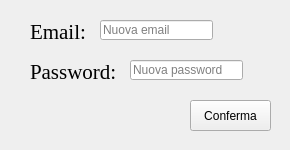
<?xml version="1.0" encoding="UTF-8"?>
<ui version="4.0">
 <class>VistaAggiornaUtente</class>
 <widget class="QWidget" name="VistaAggiornaUtente">
  <property name="geometry">
   <rect>
    <x>0</x>
    <y>0</y>
    <width>290</width>
    <height>150</height>
   </rect>
  </property>
  <property name="windowTitle">
   <string>Form</string>
  </property>
  <widget class="QLabel" name="label_1">
   <property name="geometry">
    <rect>
     <x>30</x>
     <y>20</y>
     <width>82</width>
     <height>23</height>
    </rect>
   </property>
   <property name="font">
    <font>
     <family>Times New Roman</family>
     <pointsize>16</pointsize>
    </font>
   </property>
   <property name="text">
    <string>Email:</string>
   </property>
  </widget>
  <widget class="QLabel" name="label_2">
   <property name="geometry">
    <rect>
     <x>30</x>
     <y>60</y>
     <width>86</width>
     <height>23</height>
    </rect>
   </property>
   <property name="font">
    <font>
     <family>Times New Roman</family>
     <pointsize>16</pointsize>
    </font>
   </property>
   <property name="text">
    <string>Password:</string>
   </property>
  </widget>
  <widget class="QLineEdit" name="lineEdit">
   <property name="geometry">
    <rect>
     <x>100</x>
     <y>20</y>
     <width>113</width>
     <height>20</height>
    </rect>
   </property>
   <property name="placeholderText">
    <string>Nuova email</string>
   </property>
  </widget>
  <widget class="QLineEdit" name="lineEdit_2">
   <property name="geometry">
    <rect>
     <x>130</x>
     <y>60</y>
     <width>113</width>
     <height>20</height>
    </rect>
   </property>
   <property name="placeholderText">
    <string>Nuova password</string>
   </property>
  </widget>
  <widget class="QPushButton" name="pushButton_1">
   <property name="geometry">
    <rect>
     <x>190</x>
     <y>100</y>
     <width>81</width>
     <height>31</height>
    </rect>
   </property>
   <property name="text">
    <string>Conferma</string>
   </property>
  </widget>
 </widget>
 <resources/>
 <connections/>
</ui>
